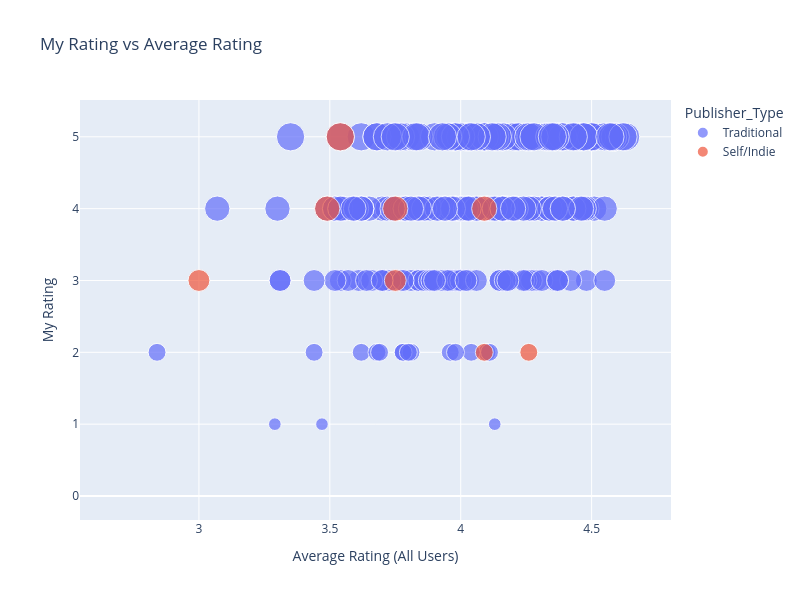

Write notebook code for a chart like this one.
### Code cell
import plotly.express as px
import plotly.io as pio


fig = px.scatter(
    df,
    x='Average Rating',
    y='My Rating',
    hover_data=['Title', 'Author'],  # shows title and author on hover
    color='Publisher_Type',          # self-published vs traditional
    size='My Rating',                # optional: bigger dot for higher rating
    title='My Rating vs Average Rating'
)

fig.update_layout(
    xaxis_title='Average Rating (All Users)',
    yaxis_title='My Rating',
    width=800,
    height=600
)
fig.write_html("Charts/Rating_vs_Avg.html", include_plotlyjs="cdn")
fig.show()

### Figure 1 — Plotly figure (JSON) as saved in the notebook; plotly's stock layout.template omitted (floating-point values rounded to 4 significant figures; data arrays with more than 128 entries replaced by an {"elided": "..."} marker saying what was removed)
{"data": [{"customdata": {"elided": "331x2 str values"}, "hovertemplate": "Publisher_Type=Traditional<br>Average Rating=%{x}<br>My Rating=%{marker.size}<br>Title=%{customdata[0]}<br>Author=%{customdata[1]}<extra></extra>", "legendgroup": "Traditional", "marker": {"color": "#636efa", "size": {"elided": "331 int values"}, "sizemode": "area", "sizeref": 0.0125, "symbol": "circle"}, "mode": "markers", "name": "Traditional", "orientation": "v", "showlegend": true, "type": "scatter", "x": {"elided": "331 float values"}, "xaxis": "x", "y": {"elided": "331 int values"}, "yaxis": "y"}, {"customdata": [["Book 044", "Victoria May"], ["Book 049", "Caroline Peckham"], ["Book 099", "Caroline Peckham"], ["Book 100", "Patrick C. Harrison III"], ["Book 109", "John Marrs"], ["Book 140", "J.S. Wonda"], ["Book 141", "J.S. Wonda"], ["Book 146", "Olivie Blake"], ["Book 152", "Lauren  Roberts"], ["Book 244", "Phillip P. Peterson"]], "hovertemplate": "Publisher_Type=Self/Indie<br>Average Rating=%{x}<br>My Rating=%{marker.size}<br>Title=%{customdata[0]}<br>Author=%{customdata[1]}<extra></extra>", "legendgroup": "Self/Indie", "marker": {"color": "#EF553B", "size": [4, 2, 2, 3, 0, 3, 4, 5, 0, 4], "sizemode": "area", "sizeref": 0.0125, "symbol": "circle"}, "mode": "markers", "name": "Self/Indie", "orientation": "v", "showlegend": true, "type": "scatter", "x": [3.75, 4.09, 4.26, 3.0, 4.09, 3.75, 3.49, 3.54, 4.15, 4.09], "xaxis": "x", "y": [4, 2, 2, 3, 0, 3, 4, 5, 0, 4], "yaxis": "y"}], "layout": {"height": 600, "legend": {"itemsizing": "constant", "title": {"text": "Publisher_Type"}, "tracegroupgap": 0}, "title": {"text": "My Rating vs Average Rating"}, "width": 800, "xaxis": {"anchor": "y", "domain": [0.0, 1.0], "title": {"text": "Average Rating (All Users)"}}, "yaxis": {"anchor": "x", "domain": [0.0, 1.0], "title": {"text": "My Rating"}}}}
